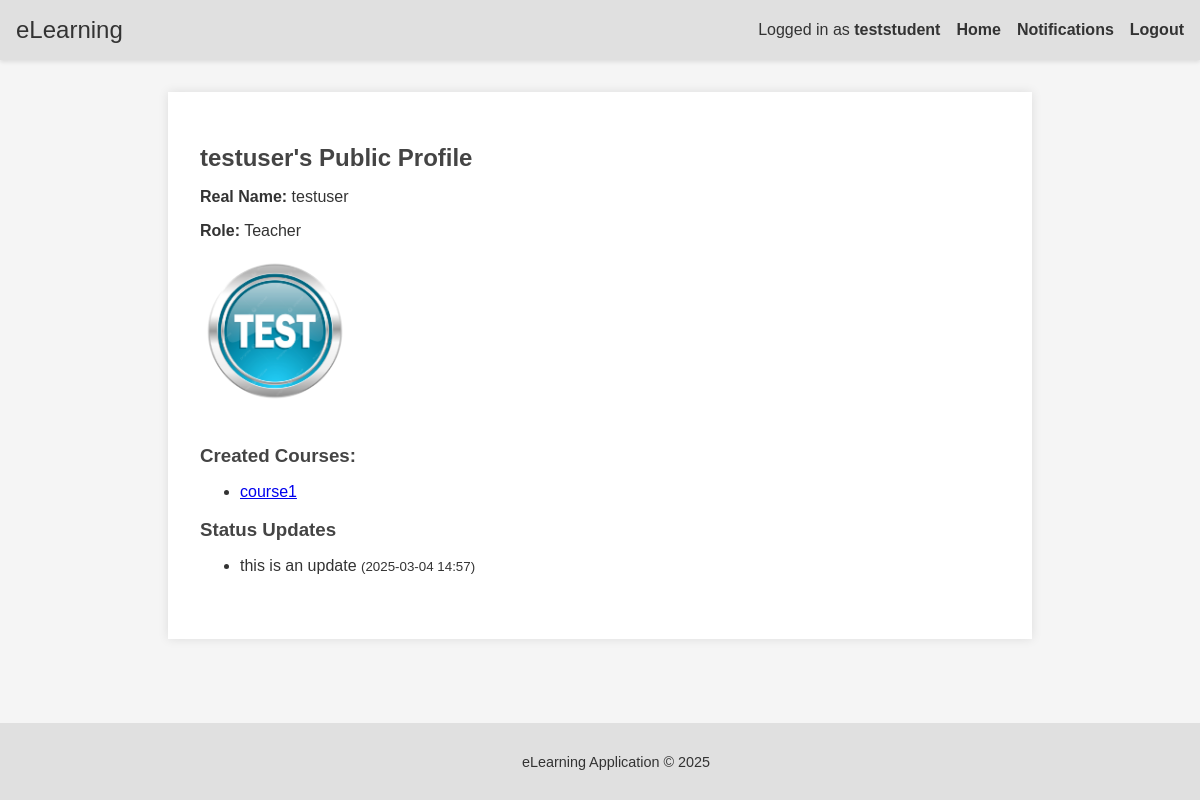
Screenshot of /accounts/profile/testuser/ (signed in) with the database file from the repository.
### accounts/models.py (models this page shows, shortened)
class CustomUser(AbstractUser):
    ROLE_CHOICES = (
        ('student', 'Student'),
        ('teacher', 'Teacher'),
    )
    role = models.CharField(max_length=10, choices=ROLE_CHOICES, default='student')
    real_name = models.CharField(max_length=100, blank=True)
    photo = models.ImageField(upload_to='profile_photos/', blank=True, null=True)

class StatusUpdate(models.Model):
    user = models.ForeignKey(settings.AUTH_USER_MODEL, on_delete=models.CASCADE, related_name='status_updates')
    content = models.TextField()
    created_at = models.DateTimeField(auto_now_add=True)

### courses/models.py (models this page shows, shortened)
class Course(models.Model):
    title = models.CharField(max_length=200)
    description = models.TextField()
    teacher = models.ForeignKey(settings.AUTH_USER_MODEL, on_delete=models.CASCADE, related_name='courses')
    enrolled_students = models.ManyToManyField(settings.AUTH_USER_MODEL, related_name='enrolled_courses', blank=True)
    blocked_students = models.ManyToManyField(settings.AUTH_USER_MODEL, related_name='blocked_courses', blank=True)

### accounts/views.py (the view)
# urls.py: path('profile/<str:username>/', views.public_profile, name='public_profile'),
@login_required
def public_profile(request, username):
    User = get_user_model()
    profile_user = get_object_or_404(User, username=username)
    statuses = profile_user.status_updates.all().order_by('-created_at')
    if profile_user.role == 'teacher':
        courses = profile_user.courses.all()
    else:
        courses = profile_user.enrolled_courses.all()
    context = {
        'profile_user': profile_user,
        'statuses': statuses,
        'courses': courses,
    }
    return render(request, 'accounts/public_profile.html', context)

### templates/accounts/public_profile.html
{% extends 'base.html' %}
{% block content %}
<div class="card">
  <h2>{{ profile_user.username }}'s Public Profile</h2>
  <p><strong>Real Name:</strong> {{ profile_user.real_name }}</p>
  <p><strong>Role:</strong> {{ profile_user.get_role_display }}</p>
  {% if profile_user.photo %}
    <img src="{{ profile_user.photo.url }}" alt="Profile Photo" class="profile-photo">
  {% endif %}
  <h3>
    {% if profile_user.role == 'teacher' %}
      Created Courses:
    {% else %}
      Enrolled Courses:
    {% endif %}
  </h3>
  <ul>
    {% for course in courses %}
      <li>
        <a href="{% url 'courses:course_detail' course.id %}">{{ course.title }}</a>
      </li>
    {% empty %}
      <li>No courses available.</li>
    {% endfor %}
  </ul>
  <h3>Status Updates</h3>
  <ul>
    {% for status in statuses %}
      <li>
        {{ status.content }}
        <small>({{ status.created_at|date:"Y-m-d H:i" }})</small>
      </li>
    {% empty %}
      <li>No status updates available.</li>
    {% endfor %}
  </ul>
</div>
{% endblock %}

### templates/base.html (shortened to what this page needs)
<!DOCTYPE html>
<html>
<head>
    {% load static %}
    <link rel="stylesheet" type="text/css" href="{% static 'css/styles.css' %}">
</head>
<body>
    <header>
        <div class="navbar">
            <div class="nav-brand">
                <a href="{% url 'accounts:home' %}">eLearning</a>
            </div>
            <nav>
                <ul>
                    {% if user.is_authenticated %}
                        <li>Logged in as
                            <a href="{% url 'accounts:public_profile' user.username %}">
                                {{ user.username }}
                            </a>
                        </li>
                        <li><a href="{% url 'accounts:home' %}">Home</a></li>
                        <li>
                            <a href="{% url 'courses:notifications' %}">Notifications</a>
                        </li>
                        <li><a href="{% url 'accounts:logout' %}">Logout</a></li>
                    {% else %}
                        <li><a href="{% url 'accounts:login' %}">Login</a></li>
                        <li><a href="{% url 'accounts:register' %}">Register</a></li>
                    {% endif %}
                </ul>
            </nav>
        </div>
    </header>
    <div class="container">
        {% block content %}{% endblock %}
    </div>
    <footer>
        <p>eLearning Application &copy; 2025</p>
    </footer>
</body>
</html>

### static/css/styles.css (style rules this page uses)
body { background-color: #f5f5f5; color: #333; font-family: Arial, sans-serif; margin: 0; padding: 0; }
header { background-color: #e0e0e0; padding: 1rem; box-shadow: 0 2px 4px rgba(0,0,0,0.1); }
.navbar { display: flex; justify-content: space-between; align-items: center; }
.navbar .nav-brand a { font-size: 1.5rem; color: #333; text-decoration: none; }
nav ul { list-style: none; margin: 0; padding: 0; display: flex; }
nav ul li { margin-left: 1rem; }
nav ul li a { color: #333; text-decoration: none; font-weight: bold; }
.container { width: 90%; max-width: 800px; margin: 2rem auto; background: #fff; padding: 2rem; box-shadow: 0 0 10px rgba(0,0,0,0.1); }
.card { margin-bottom: 2rem; }
h1, h2, h3 { color: #444; margin-bottom: 1rem; }
.profile-photo { width: 150px; border-radius: 50%; margin-bottom: 1rem; }
footer { position: fixed; left: 0; bottom: 0; width: 100%; background-color: #e0e0e0; padding: 1rem; text-align: center; font-size: 0.9rem; margin-top: 2rem; }

### rows the page displays
CustomUser: username "teststudent"
CustomUser: username "testuser", real_name "testuser", role "Teacher", photo (picture)
Course: title "course1"
StatusUpdate: content "this is an update", created_at "2025-03-04 14:57"
